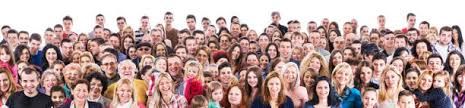
#> input picture facesfromPhoto/groupPhoto.jpg, 465 x 108 px, found by its file name
$ python facesfromPhoto.py
#> lines starting #> are read from the running program, lines starting #| are printed output that depends on the picture
'''
This code looks at a photo and saves all the photos in it in a folder
'''

import cv2
import numpy as np

path = 'faces/'
face_cascade = cv2.CascadeClassifier(cv2.data.haarcascades + 'haarcascade_frontalface_default.xml')

img_file = 'facesfromPhoto/groupPhoto.jpg'
img = cv2.imread(img_file)
#> img is the input picture: shape (108, 465, 3); mean B, G, R 153.9, 157.6, 184
gray = cv2.cvtColor(img, cv2.COLOR_BGR2GRAY)
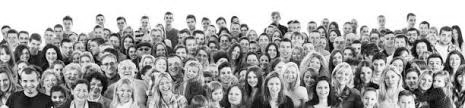
#> gray: shape (108, 465); min 1, max 255, mean 165
faces = face_cascade.detectMultiScale(gray, 1.3, 4)
#> faces = ()
print(face_cascade)
for i, face in enumerate(faces):
    print(i, face)
    x = face[0]
    y = face[1]
    h = face[3]
    crop_img = img[y:y+h, x:x+h]
    cv2.imwrite('{0}frame{1}.jpg'.format(path, i), crop_img)
#> this loop made 0 passes

cv2.imshow('img', img)
cv2.waitKey(0)
